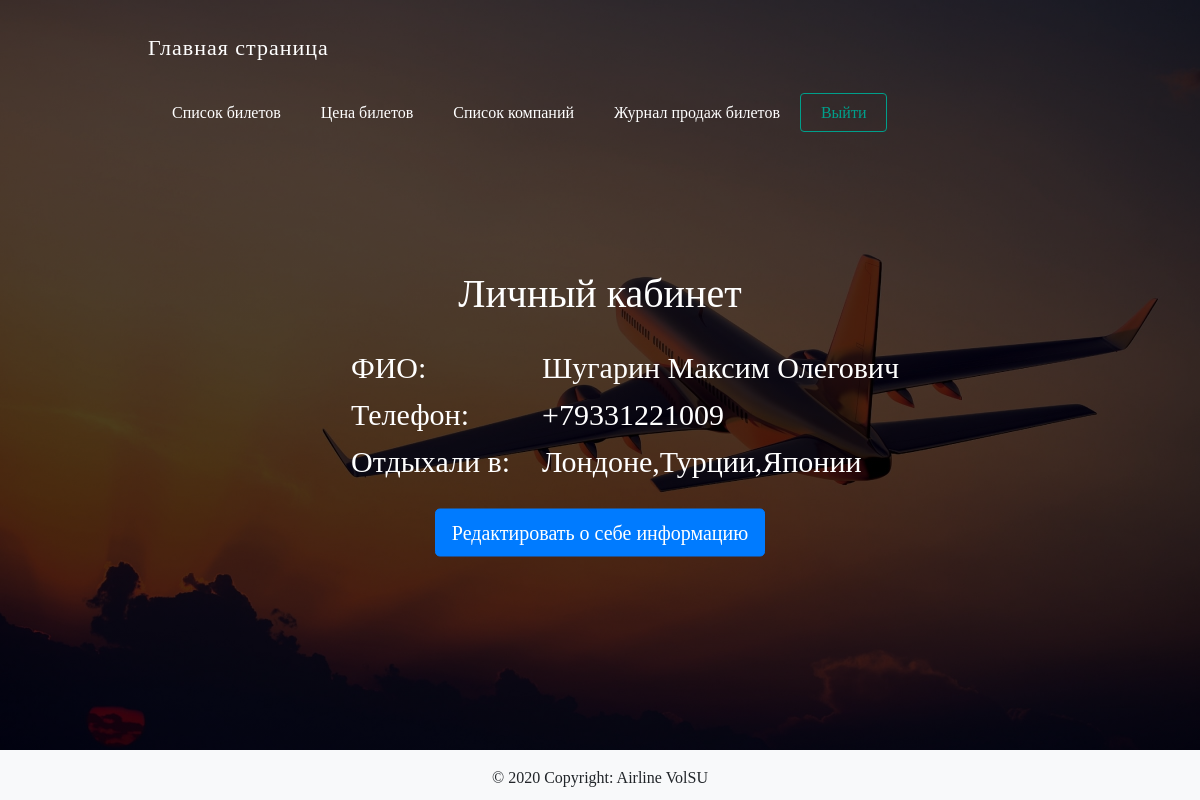
Screenshot of /personal_profile.php (signed in) with the database file from the repository.
### tables this page shows
CREATE TABLE `user_info` (
  `id` int(11) NOT NULL AUTO_INCREMENT,
  `user_id` int(11) NOT NULL,
  `user_fio` text NOT NULL,
  `user_phone` text NOT NULL,
  `user_trip` text NOT NULL,
  PRIMARY KEY (`id`)
);

### personal_profile.php (the view, shortened to what this page needs)
<?php
require_once 'constants.php';
if(empty($_SESSION['username'])){
	$home_url = 'http://' . $_SERVER['HTTP_HOST'];
	header("Location: " . $home_url . '/login.php');
}
else {
	$user_id = (int)$_SESSION['user_id'];
	$sql = "SELECT * FROM `user_info` WHERE `user_id` = '$user_id'";
	$result = $dbc -> query($sql);
	$button = "Редактировать о себе информацию";
    $button_type = "edit";
}
?>
<!DOCTYPE html>
<html lang="en">
<head>
    <?php require_once 'header.php'; ?>
</head>
<body>
	<div class="wrapper">
	<div class="navbar">
		<div class="main">
			<a href="index.php">Главная страница</a>
		</div>
		<div class="menu">
		<ul>
			<li><a href="list_tickets.php">Список билетов</a><li>
			<li><a href="price_tickets.php">Цена билетов</a><li>
			<li><a href="list_company.php">Список компаний</a><li>
			<li><a href="#">Журнал продаж билетов</a><li>
			<li><a href="exit.php">Выйти</a><li>
		</ul>
		</div>
		</div>
		<div class="lk"><h1>Личный кабинет</h1></div>
		<div class="table_block">
		<table class="demotable">
		<colgroup>
			<col class="col1"/>
			<col span="2" class="col2"/>
		</colgroup>
		<tbody>
		<?php while ($row = $result -> fetch_assoc()):; ?>
			<tr>
				<td>ФИО:</td>
				<td><?php echo $row['user_fio'];?></td>
			</tr>
			<tr>
				<td>Телефон:</td>
				<td><?php echo $row['user_phone'];?></td>
			</tr>
			<tr>
				<td>Отдыхали в:</td>
				<td><?php echo $row['user_trip'];?></td>
			</tr>
		<?php endwhile;?>
		</tbody>
		</table>
        <br>
        <div class="button_profile">
            <form action="form_user_info.php" method="post">
                <button class="btn btn-primary btn-lg" type="<?php echo $button_type ?>">
                    <?php echo $button ?>
                </button>
            </form>
        </div>
    </div>
    <?php require_once 'footer.php'; ?>
</body>
</html>

### style/style.css (style rules this page uses)
html, body { margin: 0; padding: 0; width: 100%; }
body { width:100%; height: 100vh; background: linear-gradient( rgba(0, 0, 0, 0.7), rgba(0, 0, 0, 0.7) ),url(../images/fly.jpg); background-position: center; background-repeat: no-repeat; background-size: cover; display: table; font-family: Montserrat; }
.main { letter-spacing: 1px; float: left; font-size:22px; line-height: 80px; padding: 0 6em; color:white; text-decoration: none; }
.menu { float:right; line-height: 50px; margin: 0 6em; }
.main a { text-decoration: none; color: white; }
.menu ul { list-style:none; }
.menu ul li { display: inline-block; }
.menu ul li a { text-decoration: none; color: #fff; font-size: 16px; font-weight: lighter; padding: 0 20px; }
ul li:nth-child(9) a { color: #009f8b; border: 1px solid #009f8b; padding: 10px 20px; border-radius: 4px; }
.demotable { font-size: 30px; color: #fff; margin-left: 20px; margin-top: 100px; border-spacing: 0; padding: 0 2em 3em 0; }
.table_block { position: absolute; top: 50%; left: 50%; transform: translate(-50%, -50%); list-style:none; display: inline-block; }
.lk { color:#fff; font-size: 10px; text-align: center; margin-top:9%; }
.button_profile { text-align: center; }
.demotable td { position: relative; }
.demotable td:nth-child(2) { left: 1em; }

### rows the page displays
user_info: user_fio "Шугарин Максим Олегович", user_phone "+79331221009", user_trip "Лондоне,Турции,Японии"

### other values shown
$button "Редактировать о себе информацию"
